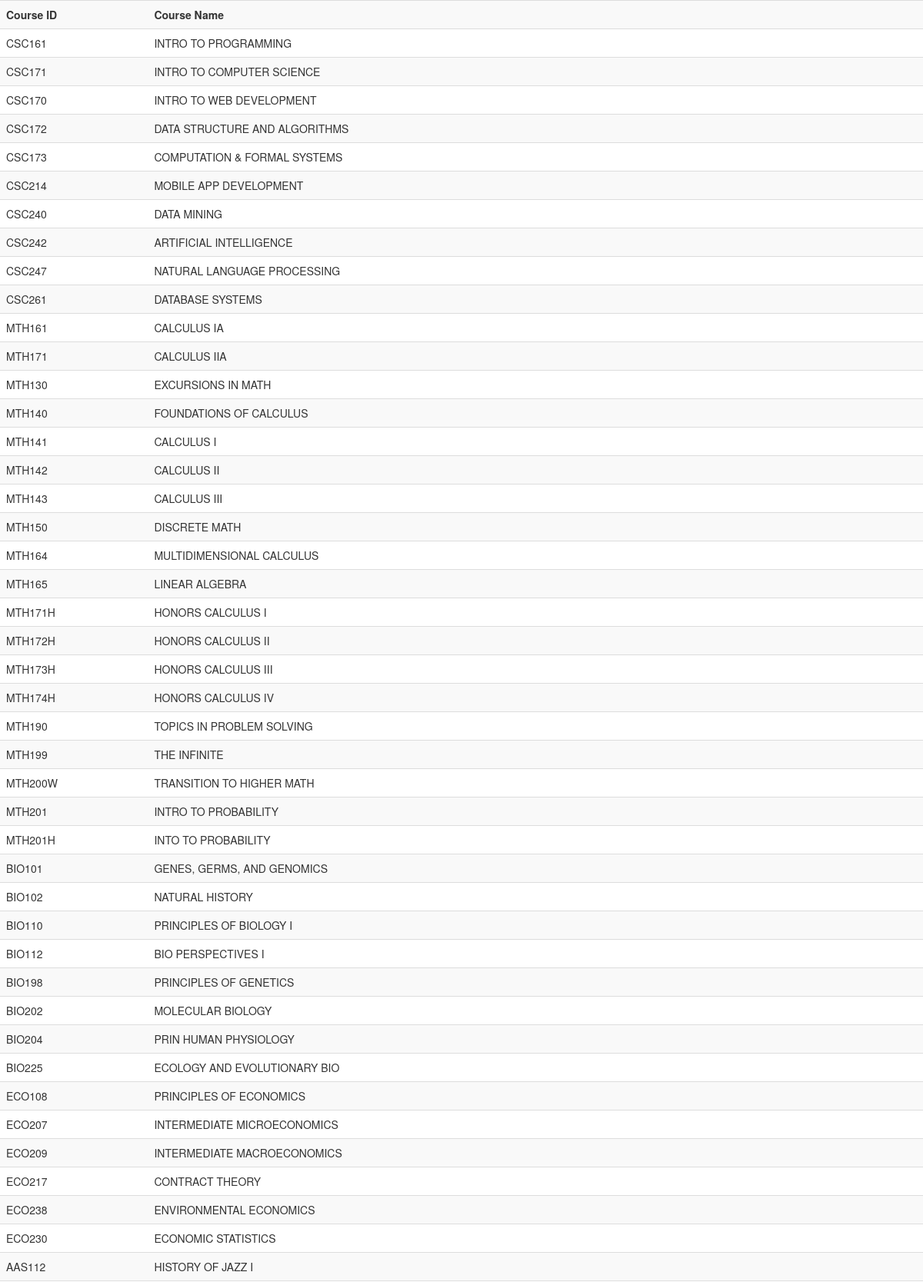
/milestone3/TaskD/show_courses.php (upper part), run on the app's committed database.
### tables this page shows
CREATE TABLE IF NOT EXISTS `courses` (
  `courseID` varchar(10) NOT NULL,
  `courseName` varchar(50) NOT NULL,
  PRIMARY KEY (`courseID`)
);

### milestone3/TaskD/show_courses.php (the view, shortened to what this page needs)
<!DOCTYPE html>
<html>
<head>
    <link rel="stylesheet" href="https://maxcdn.bootstrapcdn.com/bootstrap/3.3.7/css/bootstrap.min.css">
    <link rel="stylesheet" href="https://maxcdn.bootstrapcdn.com/bootstrap/3.3.7/css/bootstrap-theme.min.css">
</head>
<body>
<?php
require_once('setupdb.php');
$sql = "SELECT * FROM Courses;";
$result = mysqli_query($conn, $sql);
if ($result->num_rows > 0){
?>
<table class="table table-striped">
    <tr>
        <th>Course ID</th>
        <th>Course Name</th>
    </tr>
    <?php
    while ($row= mysqli_fetch_assoc($result)) {
        ?>
        <tr>
            <td><?php echo $row['courseID'] ?></td>
            <td><?php echo $row['courseName'] ?></td>
        </tr>
        <?php
    }
    }else {
        echo "<p>Item not found.</p>";
    }
?>
</table>
</body>
</html>

### data on the page
courses: courseID "CSC161", courseName "INTRO TO PROGRAMMING"
courses: courseID "CSC171", courseName "INTRO TO COMPUTER SCIENCE"
courses: courseID "CSC170", courseName "INTRO TO WEB DEVELOPMENT"
courses: courseID "CSC172", courseName "DATA STRUCTURE AND ALGORITHMS"
courses: courseID "CSC173", courseName "COMPUTATION & FORMAL SYSTEMS"
courses: courseID "CSC214", courseName "MOBILE APP DEVELOPMENT"
courses: courseID "CSC240", courseName "DATA MINING"
courses: courseID "CSC242", courseName "ARTIFICIAL INTELLIGENCE"
courses: courseID "CSC247", courseName "NATURAL LANGUAGE PROCESSING"
courses: courseID "CSC261", courseName "DATABASE SYSTEMS"
courses: courseID "MTH161", courseName "CALCULUS IA"
courses: courseID "MTH171", courseName "CALCULUS IIA"
courses: courseID "MTH130", courseName "EXCURSIONS IN MATH"
courses: courseID "MTH140", courseName "FOUNDATIONS OF CALCULUS"
courses: courseID "MTH141", courseName "CALCULUS I"
courses: courseID "MTH142", courseName "CALCULUS II"
courses: courseID "MTH143", courseName "CALCULUS III"
courses: courseID "MTH150", courseName "DISCRETE MATH"
courses: courseID "MTH164", courseName "MULTIDIMENSIONAL CALCULUS"
courses: courseID "MTH165", courseName "LINEAR ALGEBRA"
courses: courseID "MTH171H", courseName "HONORS CALCULUS I"
courses: courseID "MTH172H", courseName "HONORS CALCULUS II"
courses: courseID "MTH173H", courseName "HONORS CALCULUS III"
courses: courseID "MTH174H", courseName "HONORS CALCULUS IV"
courses: courseID "MTH190", courseName "TOPICS IN PROBLEM SOLVING"
courses: courseID "MTH199", courseName "THE INFINITE"
courses: courseID "MTH200W", courseName "TRANSITION TO HIGHER MATH"
courses: courseID "MTH201", courseName "INTRO TO PROBABILITY"
courses: courseID "MTH201H", courseName "INTO TO PROBABILITY"
courses: courseID "BIO101", courseName "GENES, GERMS, AND GENOMICS"
courses: courseID "BIO102", courseName "NATURAL HISTORY"
courses: courseID "BIO110", courseName "PRINCIPLES OF BIOLOGY I"
courses: courseID "BIO112", courseName "BIO PERSPECTIVES I"
courses: courseID "BIO198", courseName "PRINCIPLES OF GENETICS"
courses: courseID "BIO202", courseName "MOLECULAR BIOLOGY"
courses: courseID "BIO204", courseName "PRIN HUMAN PHYSIOLOGY"
courses: courseID "BIO225", courseName "ECOLOGY AND EVOLUTIONARY BIO"
courses: courseID "ECO108", courseName "PRINCIPLES OF ECONOMICS"
courses: courseID "ECO207", courseName "INTERMEDIATE MICROECONOMICS"
courses: courseID "ECO209", courseName "INTERMEDIATE MACROECONOMICS"
courses: courseID "ECO217", courseName "CONTRACT THEORY"
courses: courseID "ECO238", courseName "ENVIRONMENTAL ECONOMICS"
courses: courseID "ECO230", courseName "ECONOMIC STATISTICS"
courses: courseID "AAS112", courseName "HISTORY OF JAZZ I"
